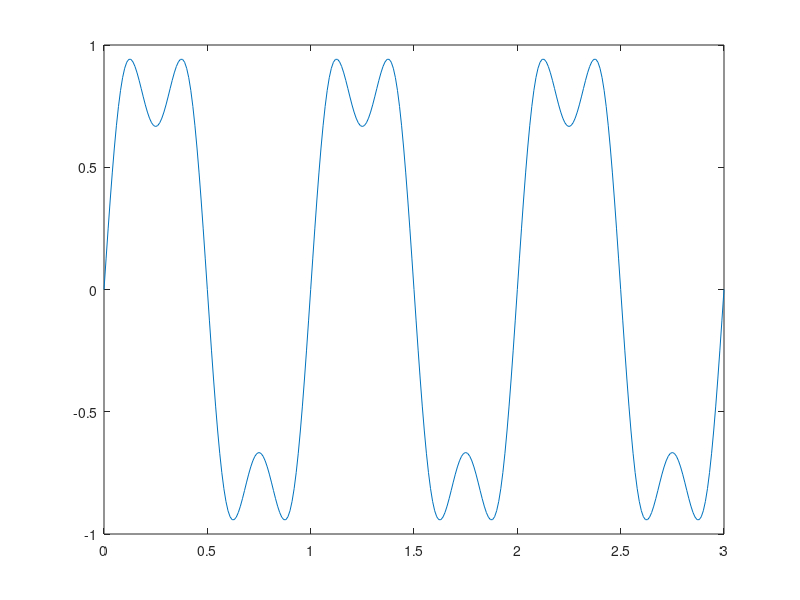

Source code (MATLAB): (Note: this script raises an error after producing the figure.)
%% Signal Generation and Resampling: verified square-wave project
% Source: https://matlabacademy.mathworks.com/details/signal-generation-and-resampling/otmlsgr
% Project: Generate and Resample a Square Wave.
% All five tasks received "Correct!" in the hosted Academy runtime.
% The ungraded sumOddHarmonics(10) call completed with one output.
% Keep the supplied sumOddHarmonics.m helper on the MATLAB path.
% Saved-script adaptation: named figures keep successive plots separate.
% This display arrangement was not separately executed as a .m file.

%% Task 1: construct the sampling grid
fs=100;
t=(0:1/fs:3)';

%% Task 2: generate the fundamental component
y1=sin(2*pi*t);

%% Task 3: add the third harmonic
y3=sin(2*pi*3*t)/3;
figure('Name','Fundamental plus third harmonic');
plot(t,y1+y3);

%% Task 4: calculate the target sample-rate ratio
fsup=200;
[p,q]=rat(fsup/fs);

%% Task 5: resample the approximation and inspect its spectrum
squareup=resample(y1+y3,p,q);
figure('Name','Resampled square-wave approximation spectrum');
pspectrum(squareup,fsup);

%% Ungraded follow-up: use ten odd harmonics
figure('Name','Ten-harmonic square-wave approximation');
sumOddHarmonics(10);
